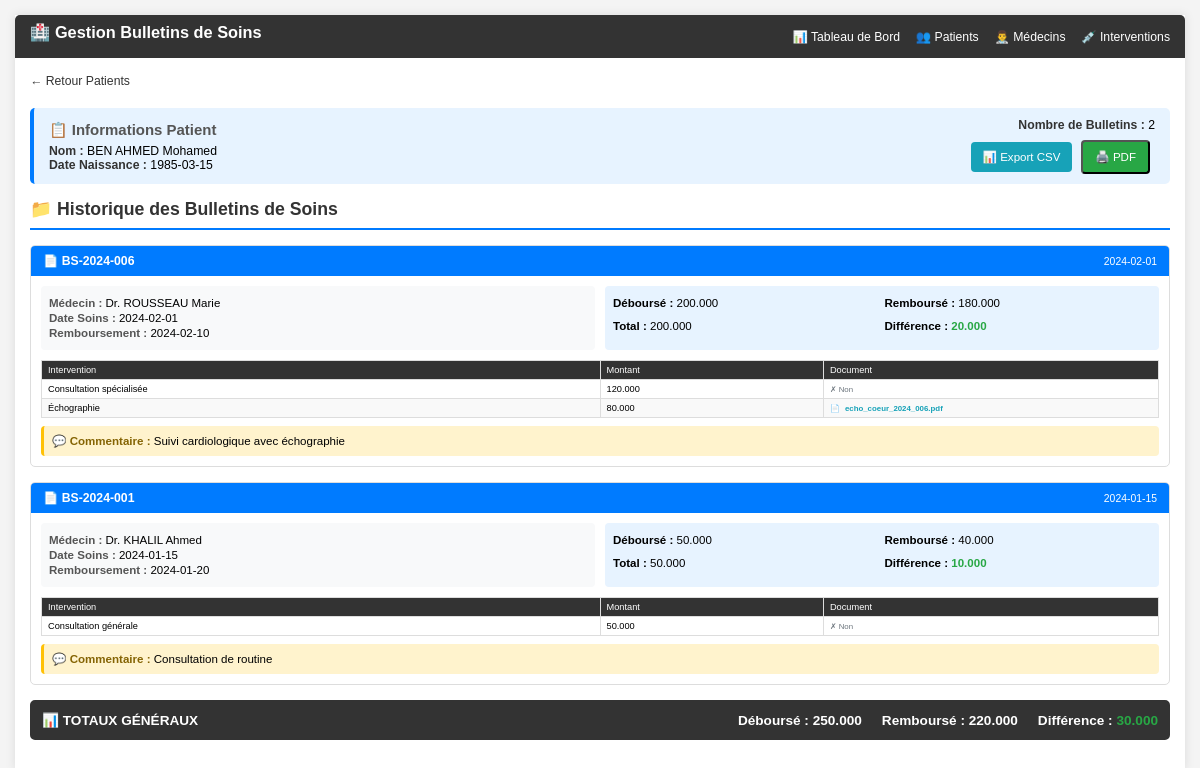
Screenshot of /index.php?controller=patient&action=history&id=1 (signed in) with the database file from the repository.
### tables this page shows
CREATE TABLE IF NOT EXISTS patients (
    id INT AUTO_INCREMENT PRIMARY KEY,
    nom VARCHAR(100) NOT NULL,
    date_naissance DATE NOT NULL,
    created_at TIMESTAMP DEFAULT CURRENT_TIMESTAMP,
    INDEX idx_nom (nom),
    INDEX idx_date_naissance (date_naissance)
);

CREATE TABLE IF NOT EXISTS slips (
    id INT AUTO_INCREMENT PRIMARY KEY,
    numero_bulletin VARCHAR(50) NOT NULL UNIQUE,
    patient_id INT NOT NULL,
    doctor_id INT NOT NULL,
    date_soins DATE NOT NULL,
    date_remboursement DATE,
    commentaire TEXT,
    total DECIMAL(10,3) DEFAULT 0.000,
    montant_debourse DECIMAL(10,3) DEFAULT 0.000,
    montant_rembourse DECIMAL(10,3) DEFAULT 0.000,
    created_at TIMESTAMP DEFAULT CURRENT_TIMESTAMP,
    FOREIGN KEY (patient_id) REFERENCES patients(id) ON DELETE CASCADE,
    FOREIGN KEY (doctor_id) REFERENCES doctors(id) ON DELETE CASCADE,
    INDEX idx_numero_bulletin (numero_bulletin),
    INDEX idx_patient_id (patient_id),
    INDEX idx_doctor_id (doctor_id),
    INDEX idx_date_soins (date_soins),
    INDEX idx_date_remboursement (date_remboursement)
);

CREATE TABLE IF NOT EXISTS doctors (
    id INT AUTO_INCREMENT PRIMARY KEY,
    nom VARCHAR(100) NOT NULL,
    specialite VARCHAR(100) NOT NULL,
    adresse TEXT,
    telephone VARCHAR(20),
    email VARCHAR(100),
    created_at TIMESTAMP DEFAULT CURRENT_TIMESTAMP,
    INDEX idx_nom (nom),
    INDEX idx_specialite (specialite)
);

CREATE TABLE IF NOT EXISTS slip_lines (
    id INT AUTO_INCREMENT PRIMARY KEY,
    slip_id INT NOT NULL,
    intervention_type_id INT NOT NULL,
    montant DECIMAL(10,3) NOT NULL,
    fichier_path VARCHAR(255),
    FOREIGN KEY (slip_id) REFERENCES slips(id) ON DELETE CASCADE,
    FOREIGN KEY (intervention_type_id) REFERENCES intervention_types(id) ON DELETE RESTRICT,
    INDEX idx_slip_id (slip_id),
    INDEX idx_intervention_type_id (intervention_type_id)
);

CREATE TABLE IF NOT EXISTS intervention_types (
    id INT AUTO_INCREMENT PRIMARY KEY,
    libelle VARCHAR(150) NOT NULL,
    created_at TIMESTAMP DEFAULT CURRENT_TIMESTAMP,
    INDEX idx_libelle (libelle)
);

### src/config/Database.php (called while the page is built, shortened)
<?php
class Database
{
    private static ?PDO $instance = null;
    public static function getInstance(): PDO
    {
        if (self::$instance === null) {
            try {
                $dsn = "mysql:host=" . self::HOST . ";dbname=" . self::DB_NAME . ";charset=utf8mb4";
                self::$instance = new PDO($dsn, self::USER, self::PASS, [
                    PDO::ATTR_ERRMODE => PDO::ERRMODE_EXCEPTION,
                    PDO::ATTR_DEFAULT_FETCH_MODE => PDO::FETCH_ASSOC,
                    PDO::ATTR_EMULATE_PREPARES => false
                ]);
            } catch (PDOException $e) {
                die("Erreur de connexion : " . $e->getMessage());
            }
        }
        return self::$instance;
    }
}

### src/models/Patient.php (called while the page is built, shortened)
<?php
class Patient
{
    private PDO $db;
    public function __construct()
    {
        $this->db = Database::getInstance();
    }
    public function getById(int $id): ?array
    {
        $stmt = $this->db->prepare("SELECT * FROM patients WHERE id = ?");
        $stmt->execute([$id]);
        $data = $stmt->fetch();
        return $data ?: null;
    }
    public function getPatientSlips(int $patient_id): array
    {
        $stmt = $this->db->prepare("SELECT s.*, d.nom as doctor_nom
                                     FROM slips s
                                     JOIN doctors d ON s.doctor_id = d.id
                                     WHERE s.patient_id = ?
                                     ORDER BY s.date_soins DESC");
        $stmt->execute([$patient_id]);
        return $stmt->fetchAll();
    }
    public function getPatientSlipsWithLines(int $patient_id): array
    {
        $slips = $this->getPatientSlips($patient_id);
        foreach ($slips as &$slip) {
            $stmt = $this->db->prepare("SELECT sl.*, it.libelle
                                        FROM slip_lines sl
                                        JOIN intervention_types it ON sl.intervention_type_id = it.id
                                        WHERE sl.slip_id = ?");
            $stmt->execute([$slip['id']]);
            $slip['lines'] = $stmt->fetchAll();
        }
        return $slips;
    }
}

### src/views/PatientHistoryView.php (the view, shortened to what this page needs)
<!DOCTYPE html>
<html lang="fr">
<head>
</head>
<body>
    <div class="container">
        <div class="top-nav no-print">
            <h1>🏥 Gestion Bulletins de Soins</h1>
            <div class="nav-links">
                <a href="index.php?controller=dashboard&action=index">📊 Tableau de Bord</a>
                <a href="index.php?controller=patient&action=index">👥 Patients</a>
                <a href="index.php?controller=doctor&action=index">👨‍⚕️ Médecins</a>
                <a href="index.php?controller=intervention&action=index">💉 Interventions</a>
            </div>
        </div>
        <div class="no-print no-print-btn">
            <a href="index.php?controller=patient&action=index" class="back">← Retour Patients</a>
        </div>
        <div class="patient-info">
            <div>
                <h2 style="margin: 0 0 5px 0;">📋 Informations Patient</h2>
                <p><strong>Nom :</strong> <?= htmlspecialchars($patient['nom']) ?></p>
                <p><strong>Date Naissance :</strong> <?= $patient['date_naissance'] ?></p>
            </div>
            <div style="margin-left: auto; text-align: right;">
                <p><strong>Nombre de Bulletins :</strong> <?= count($slips) ?></p>
                <div class="no-print" style="margin-top: 8px;">
                    <a href="index.php?controller=patient&action=historyExportCsv&id=<?= $patient['id'] ?>" class="btn">📊 Export CSV</a>
                    <button onclick="window.print()" class="btn btn-green">🖨️ PDF</button>
                </div>
            </div>
        </div>
        <h1>📁 Historique des Bulletins de Soins</h1>
        <?php if (empty($slips)): ?>
            <div style="text-align: center; padding: 40px; color: #666;">
                <p style="font-size: 1.1em;">Aucun bulletin trouvé pour ce patient</p>
            </div>
        <?php else: ?>
            <?php
            $grand_total_debourse = 0;
            $grand_total_rembourse = 0;
            ?>
            <?php foreach ($slips as $s): ?>
                <?php
                $difference = (float)$s['montant_debourse'] - (float)$s['montant_rembourse'];
                $diff_class = $difference > 0 ? 'positive' : ($difference < 0 ? 'negative' : 'zero');
                $grand_total_debourse += (float)$s['montant_debourse'];
                $grand_total_rembourse += (float)$s['montant_rembourse'];
                ?>
                <div class="slip-section">
                    <div class="slip-header">
                        <span>📄 <?= htmlspecialchars($s['numero_bulletin']) ?></span>
                        <span style="font-weight: normal; font-size: 0.85em;"><?= $s['date_soins'] ?></span>
                    </div>
                    <div class="slip-body">
                        <div class="slip-grid">
                            <div class="slip-info">
                                <p><strong>Médecin :</strong> <?= htmlspecialchars($s['doctor_nom']) ?></p>
                                <p><strong>Date Soins :</strong> <?= $s['date_soins'] ?></p>
                                <p><strong>Remboursement :</strong> <?= $s['date_remboursement'] ?? '-' ?></p>
                            </div>
                            <div class="financial-summary">
                                <div class="financial-grid">
                                    <p><strong>Déboursé :</strong> <?= number_format((float)$s['montant_debourse'], 3, '.', ' ') ?></p>
                                    <p><strong>Remboursé :</strong> <?= number_format((float)$s['montant_rembourse'], 3, '.', ' ') ?></p>
                                    <p><strong>Total :</strong> <?= number_format((float)$s['total'], 3, '.', ' ') ?></p>
                                    <p><strong>Différence :</strong> <span class="<?= $diff_class ?>"><?= number_format($difference, 3, '.', ' ') ?></span></p>
                                </div>
                            </div>
                        </div>
                        <?php if (!empty($s['lines'])): ?>
                            <table class="compact-table">
                                <thead>
                                    <tr>
                                        <th style="width: 50%;">Intervention</th>
                                        <th style="width: 20%;">Montant</th>
                                        <th style="width: 30%;">Document</th>
                                    </tr>
                                </thead>
                                <tbody>
                                    <?php foreach ($s['lines'] as $line): ?>
                                    <tr>
                                        <td><?= htmlspecialchars($line['libelle']) ?></td>
                                        <td><?= number_format((float)$line['montant'], 3, '.', ' ') ?></td>
                                        <td>
                                            <?php if ($line['fichier_path']): ?>
                                                <?php
                                                $file_ext = strtolower(pathinfo($line['fichier_path'], PATHINFO_EXTENSION));
                                                $icon_class = ($file_ext === 'pdf') ? 'pdf-icon' : 'jpg-icon';
                                                $icon = ($file_ext === 'pdf') ? '📄' : '🖼️';
                                                ?>
                                                <span class="attachment">
                                                    <span class="file-icon <?= $icon_class ?>"><?= $icon ?></span>
                                                    <span class="attachment-text"><?= htmlspecialchars($line['fichier_path']) ?></span>
                                                </span>
                                            <?php else: ?>
                                                <span class="no-attachment">✗ Non</span>
                                            <?php endif; ?>
                                        </td>
                                    </tr>
                                    <?php endforeach; ?>
                                </tbody>
                            </table>
                        <?php else: ?>
                            <p style="color: #666; font-style: italic; font-size: 0.85em; margin: 8px 0;">Aucune ligne d'intervention</p>
                        <?php endif; ?>
                        <?php if (!empty($s['commentaire'])): ?>
                            <div class="comment-box">
                                <strong>💬 Commentaire :</strong> <?= nl2br(htmlspecialchars($s['commentaire'])) ?>
                            </div>
                        <?php endif; ?>
                    </div>
                </div>
            <?php endforeach; ?>
            <div class="slip-section totals-row" style="border: 2px solid #333;">
                <div class="slip-body" style="padding: 10px;">
                    <div style="display: flex; flex-wrap: wrap; gap: 20px; justify-content: space-between; align-items: center;">
                        <h3 style="margin: 0; color: #fff;">📊 TOTAUX GÉNÉRAUX</h3>
                        <div style="display: flex; gap: 20px; flex-wrap: wrap;">
                            <p style="margin: 0;"><strong>Déboursé :</strong> <?= number_format($grand_total_debourse, 3, '.', ' ') ?></p>
                            <p style="margin: 0;"><strong>Remboursé :</strong> <?= number_format($grand_total_rembourse, 3, '.', ' ') ?></p>
                            <?php $grand_difference = $grand_total_debourse - $grand_total_rembourse; ?>
                            <p style="margin: 0;"><strong>Différence :</strong> <span class="<?= $grand_difference >= 0 ? 'positive' : 'negative' ?>"><?= number_format($grand_difference, 3, '.', ' ') ?></span></p>
                        </div>
                    </div>
                </div>
            </div>
        <?php endif; ?>
    </div>
</body>
</html>

### src/views/PatientHistoryView.php (style rules this page uses)
body { font-family: Arial, sans-serif; margin: 15px; background: #f4f4f4; font-size: 0.85em; }
.container { max-width: 1400px; margin: 0 auto; background: #fff; padding: 15px; box-shadow: 0 0 10px rgba(0,0,0,0.1); }
h1 { color: #333; border-bottom: 2px solid #007bff; padding-bottom: 8px; margin: 0 0 15px 0; font-size: 1.3em; }
h2 { color: #555; margin: 15px 0 10px 0; font-size: 1.1em; }
h3 { margin: 8px 0; font-size: 1em; color: #333; }
table { width: 100%; border-collapse: collapse; margin-top: 10px; font-size: 0.85em; }
th, td { border: 1px solid #ddd; padding: 6px 8px; text-align: left; vertical-align: top; }
th { background: #333; color: #fff; font-weight: normal; }
tr:nth-child(even) { background: #f9f9f9; }
.back { display: inline-block; margin-bottom: 10px; text-decoration: none; color: #333; font-size: 0.9em; }
.btn { padding: 8px 12px; background: #17a2b8; color: #fff; text-decoration: none; border-radius: 4px; display: inline-block; margin-right: 5px; font-size: 0.85em; }
.btn-green { background: #28a745; }
.patient-info { background: #e7f3ff; padding: 10px 15px; border-radius: 5px; margin-bottom: 15px; border-left: 4px solid #007bff; display: flex; flex-wrap: wrap; gap: 15px; align-items: center; }
.patient-info p { margin: 0; font-size: 0.9em; }
.patient-info strong { color: #333; }
.slip-section { margin-bottom: 15px; border: 1px solid #ddd; border-radius: 5px; overflow: hidden; page-break-inside: avoid; }
.slip-header { background: #007bff; color: #fff; padding: 8px 12px; font-weight: bold; font-size: 0.9em; display: flex; justify-content: space-between; align-items: center; }
.slip-body { padding: 10px; }
.slip-grid { display: grid; grid-template-columns: 1fr 1fr; gap: 10px; margin-bottom: 10px; }
.slip-info { background: #f8f9fa; padding: 8px; border-radius: 4px; font-size: 0.85em; }
.slip-info p { margin: 3px 0; }
.slip-info strong { color: #555; }
.financial-summary { background: #e7f3ff; padding: 8px; border-radius: 4px; font-size: 0.85em; }
.financial-summary p { margin: 3px 0; }
.financial-grid { display: grid; grid-template-columns: 1fr 1fr; gap: 5px; }
.positive { color: #28a745; font-weight: bold; }
.attachment { color: #17a2b8; font-weight: bold; font-size: 0.85em; }
.no-attachment { color: #6c757d; font-size: 0.85em; }
.comment-box { background: #fff3cd; padding: 8px; border-radius: 4px; margin-top: 8px; border-left: 3px solid #ffc107; font-size: 0.85em; }
.comment-box strong { color: #856404; }
.totals-row { background: #333 !important; color: #fff; font-weight: bold; }
.file-icon { margin-right: 3px; }
.pdf-icon { color: #dc3545; }
.top-nav { background: #333; padding: 8px 15px; margin: -15px -15px 15px -15px; border-radius: 5px 5px 0 0; display: flex; justify-content: space-between; align-items: center; }
.top-nav h1 { color: #fff; border: none; margin: 0; font-size: 1.2em; }
.top-nav .nav-links a { color: #fff; text-decoration: none; margin-left: 12px; font-size: 0.9em; }
.compact-table th, .compact-table td { padding: 4px 6px; font-size: 0.8em; }
.no-print-btn { margin-bottom: 10px; }
.attachment-text { max-width: 150px; overflow: hidden; text-overflow: ellipsis; white-space: nowrap; display: inline-block; vertical-align: middle; }

### rows the page displays
patients: nom "BEN AHMED Mohamed", date_naissance "1985-03-15"
slips: numero_bulletin "BS-2024-006", date_soins "2024-02-01", doctor.nom "Dr. ROUSSEAU Marie", date_remboursement "2024-02-10", montant_debourse "200.000", montant_rembourse "180.000", total "200.000", difference "20.000", commentaire "Suivi cardiologique avec échographie"
slip_lines: intervention_type.libelle "Consultation spécialisée", montant "120.000", shows "✗ Non"
slip_lines: intervention_type.libelle "Échographie", montant "80.000", fichier_path "📄", fichier_path "echo_coeur_2024_006.pdf"
slips: numero_bulletin "BS-2024-001", date_soins "2024-01-15", doctor.nom "Dr. KHALIL Ahmed", date_remboursement "2024-01-20", montant_debourse "50.000", montant_rembourse "40.000", total "50.000", difference "10.000", commentaire "Consultation de routine"
slip_lines: intervention_type.libelle "Consultation générale", montant "50.000", shows "✗ Non"

### other values shown
count($slips) "2"
$grand_total_debourse "250.000"
$grand_total_rembourse "220.000"
$grand_difference "30.000"
